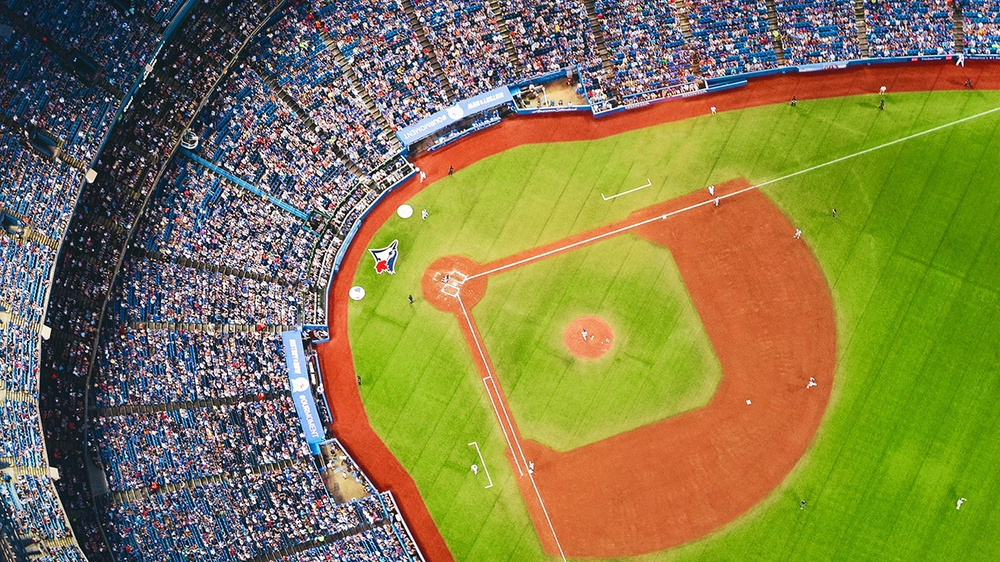
#> input picture Image_Processing/SIP_4.jpg, 1000 x 562 px, shrunk from 1366 x 768 before the run
$ python BasicOps.py   (Python 2 division)
#> lines starting #> are read from the running program, lines starting #| are printed output that depends on the picture
#!/usr/bin/env python -tt

# Imports
import cv2
import numpy as np

def main():

  fileName = 'SIP_4.jpg'
  img = cv2.imread(fileName)
#> img is the input picture: shape (562, 1000, 3); mean B, G, R 74.2, 124.3, 130.8
  print img
#> (printed output is left out)
  print '\n\n'
  cv2.imshow('Org', img)

  redB = np.empty_like(img)
  redB[:] = img
  greenB = np.empty_like(img)
  greenB[:] = img
  blueB = np.empty_like(img)
  blueB[:] = img

  redB[:, :, 0:2] = 0
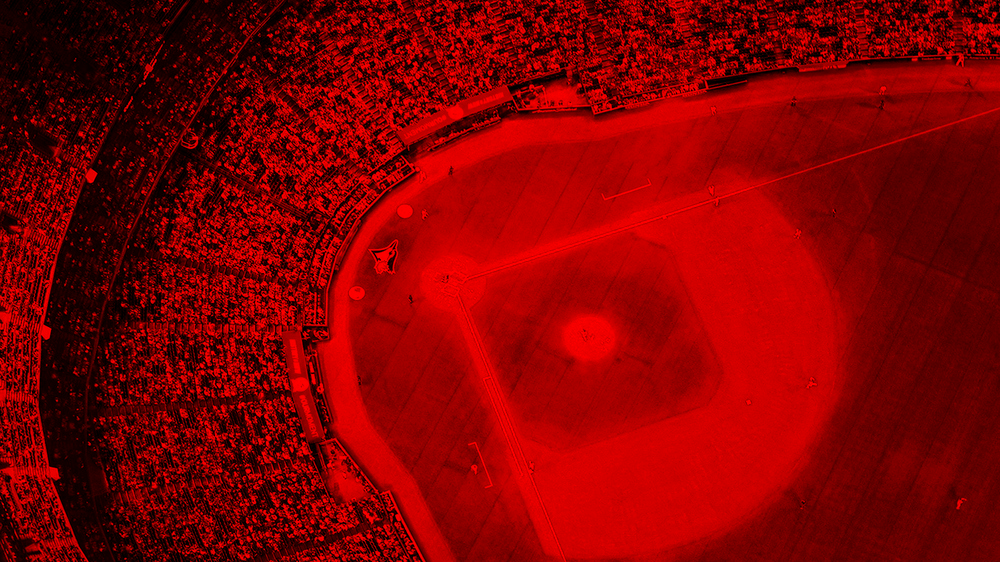
#> redB: shape (562, 1000, 3); mean B, G, R 0, 0, 130.8
  greenB[:, :, 0] = 0
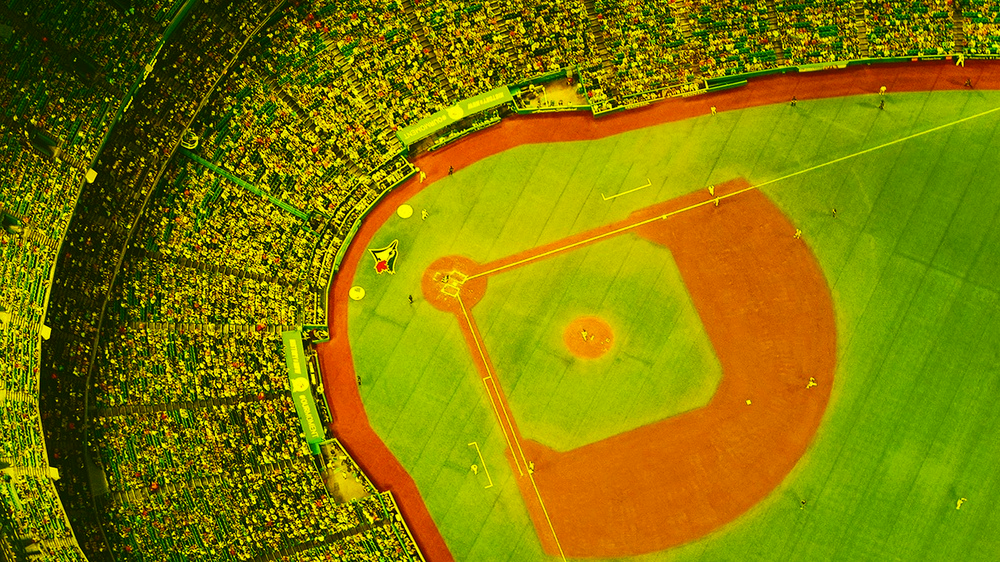
#> greenB: shape (562, 1000, 3); mean B, G, R 0, 124.3, 130.8
  greenB[:, :, 2] = 0
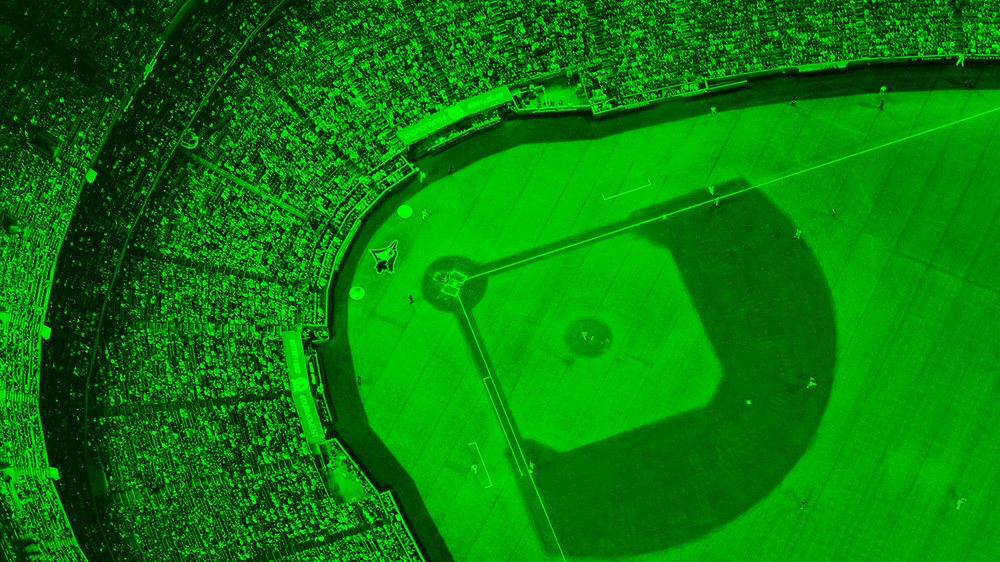
#> greenB: shape (562, 1000, 3); mean B, G, R 0, 124.3, 0
  blueB[:, :, 1:3] = 0
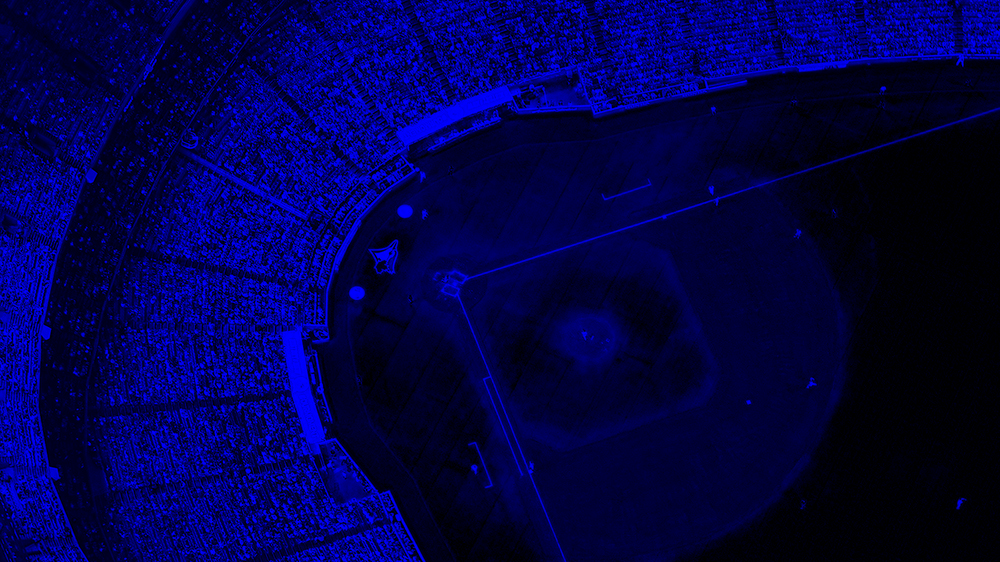
#> blueB: shape (562, 1000, 3); mean B, G, R 74.2, 0, 0

  cv2.imshow('Red', redB)
  cv2.imshow('Green', greenB)
  cv2.imshow('Blue', blueB)
  cv2.waitKey()
  cv2.destroyAllWindows()

if __name__ == '__main__':
  main()

$ run again, with Image_Processing/SIP_1.jpg copied over Image_Processing/SIP_4.jpg
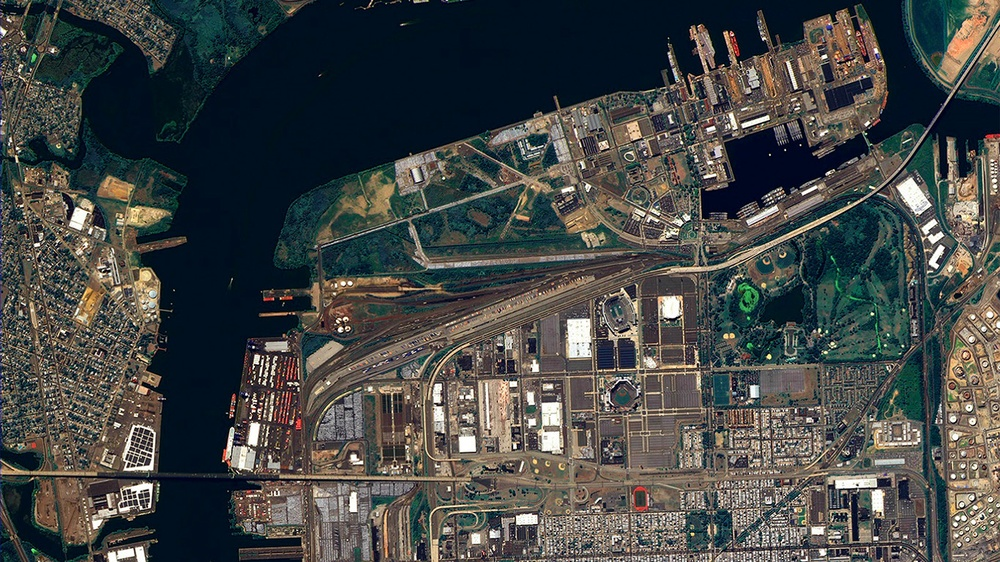
#> input picture Image_Processing/SIP_1.jpg, 1000 x 562 px, shrunk from 1366 x 768 before the run
#> in main, img is the input picture: shape (562, 1000, 3); mean B, G, R 69.7, 71.3, 68.8
#> (printed output is left out)
#> in main, `greenB[:, :, 2] = 0`:
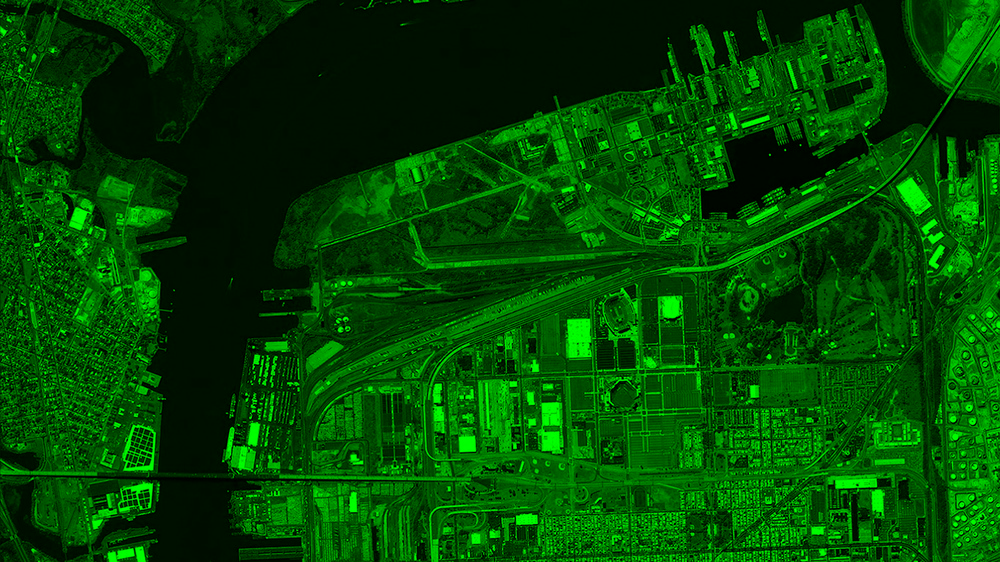
#> greenB: shape (562, 1000, 3); mean B, G, R 0, 71.3, 0
#> in main, `blueB[:, :, 1:3] = 0`:
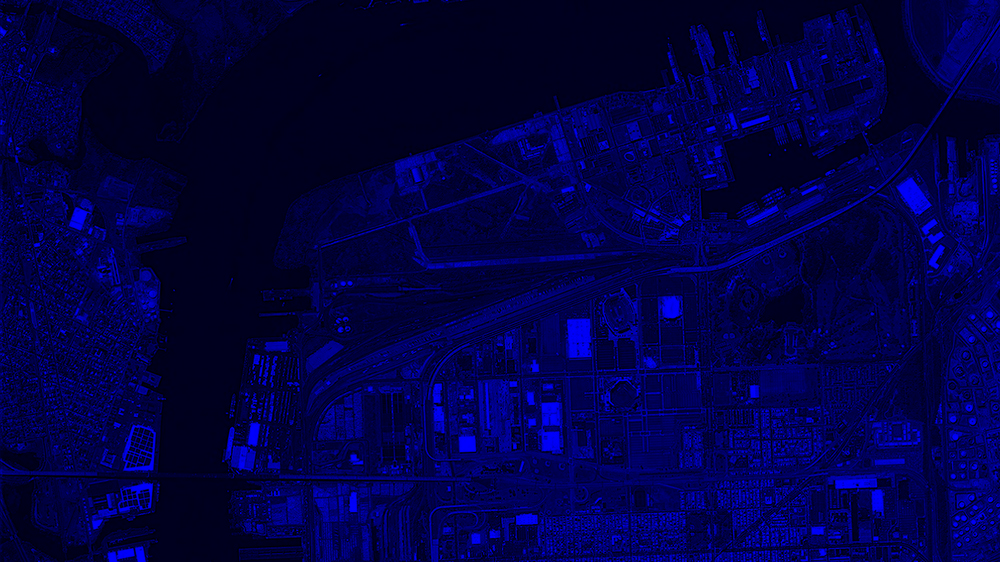
#> blueB: shape (562, 1000, 3); mean B, G, R 69.7, 0, 0

$ run again, with Image_Processing/SIP_2.jpg copied over Image_Processing/SIP_4.jpg
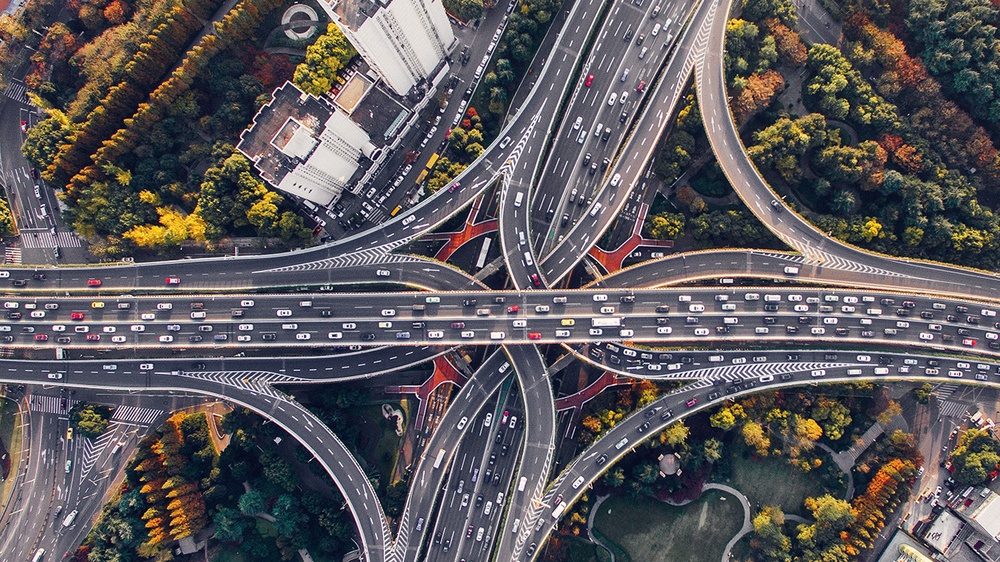
#> input picture Image_Processing/SIP_2.jpg, 1000 x 562 px, shrunk from 1366 x 768 before the run
#> in main, img is the input picture: shape (562, 1000, 3); mean B, G, R 92.7, 89.1, 93.6
#> (printed output is left out)
#> in main, `greenB[:, :, 2] = 0`:
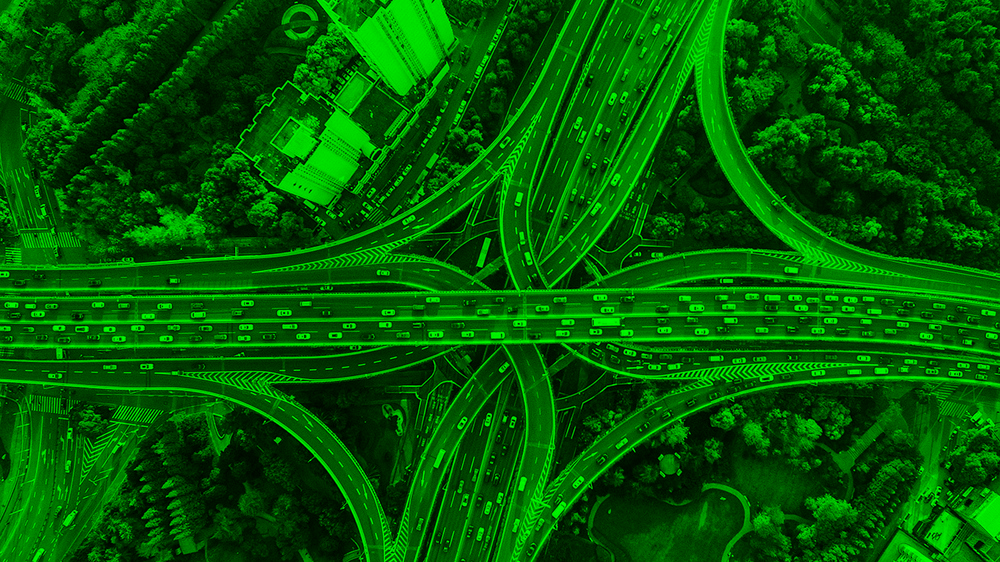
#> greenB: shape (562, 1000, 3); mean B, G, R 0, 89.1, 0
#> in main, `blueB[:, :, 1:3] = 0`:
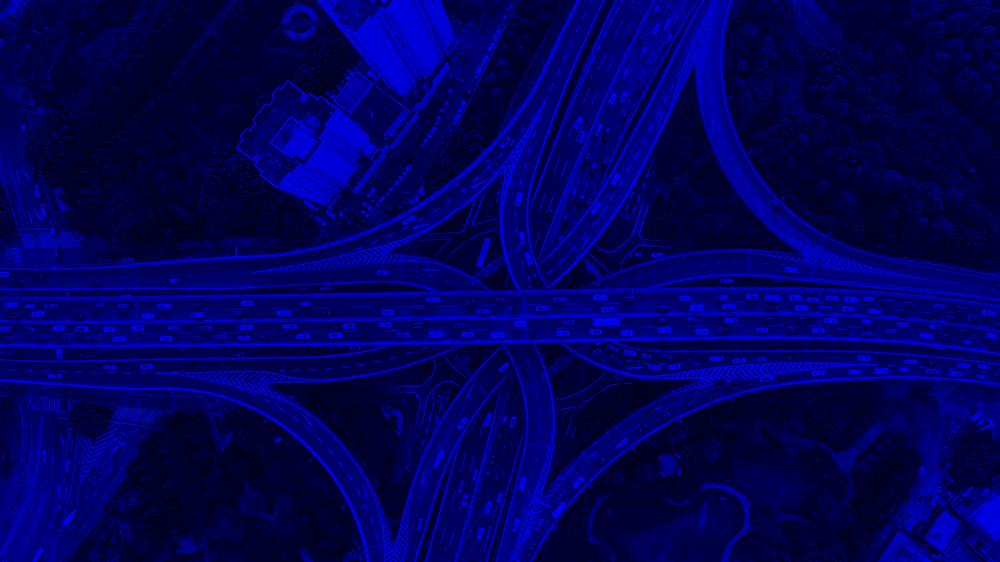
#> blueB: shape (562, 1000, 3); mean B, G, R 92.7, 0, 0

$ run again, with Image_Processing/SIP_3.jpg copied over Image_Processing/SIP_4.jpg
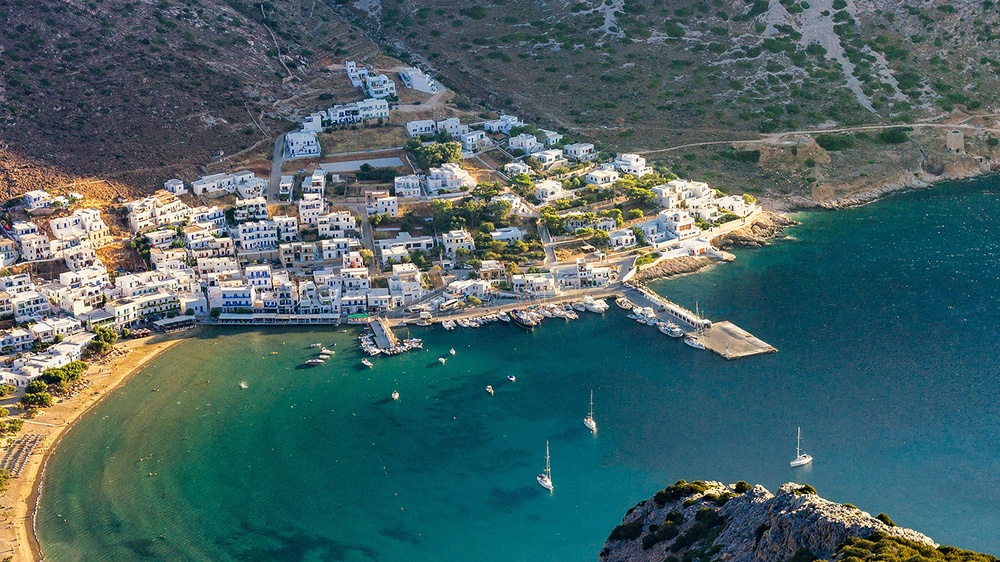
#> input picture Image_Processing/SIP_3.jpg, 1000 x 562 px, shrunk from 1366 x 768 before the run
#> in main, img is the input picture: shape (562, 1000, 3); mean B, G, R 102, 100.5, 74.2
#> (printed output is left out)
#> in main, `greenB[:, :, 2] = 0`:
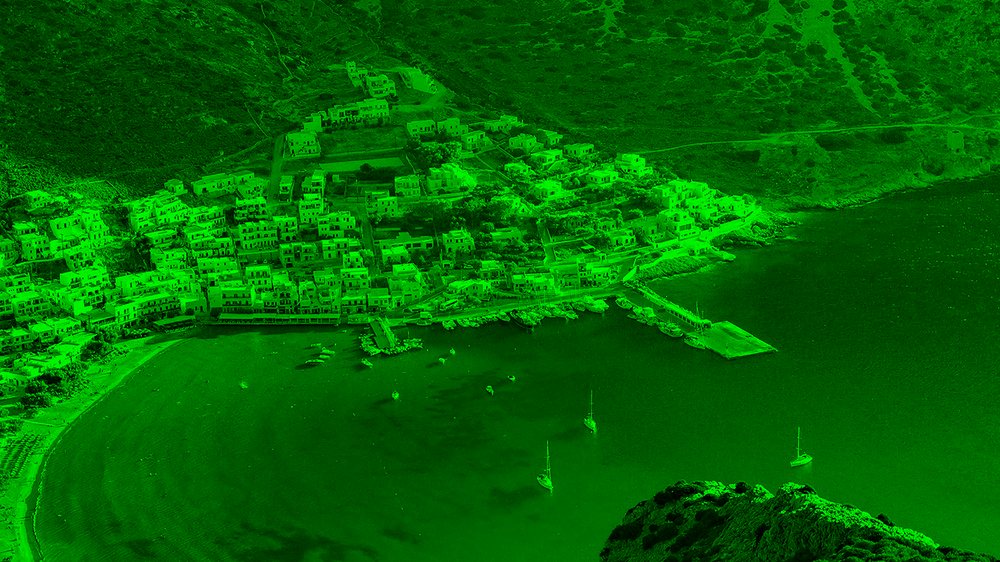
#> greenB: shape (562, 1000, 3); mean B, G, R 0, 100.5, 0
#> in main, `blueB[:, :, 1:3] = 0`:
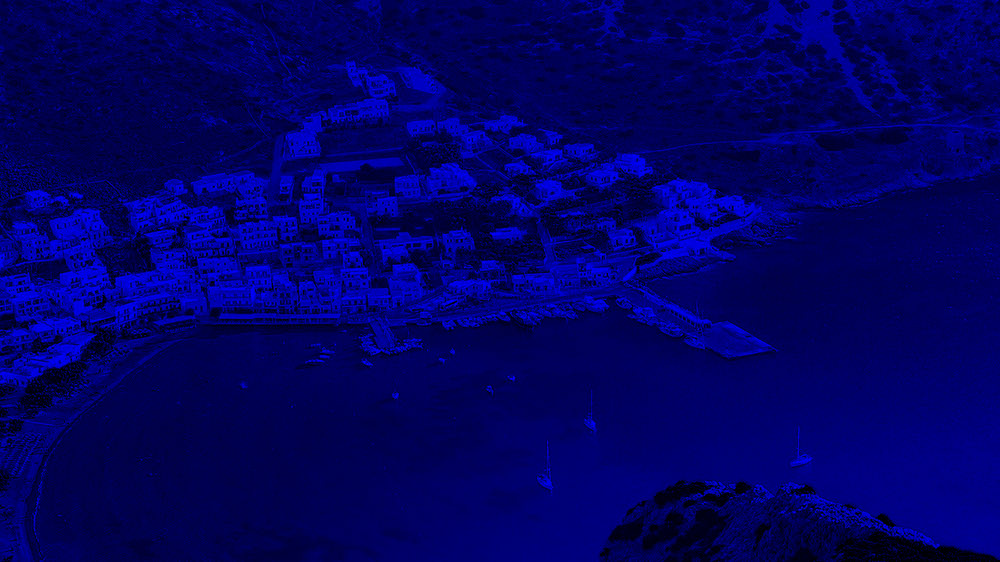
#> blueB: shape (562, 1000, 3); mean B, G, R 102, 0, 0
